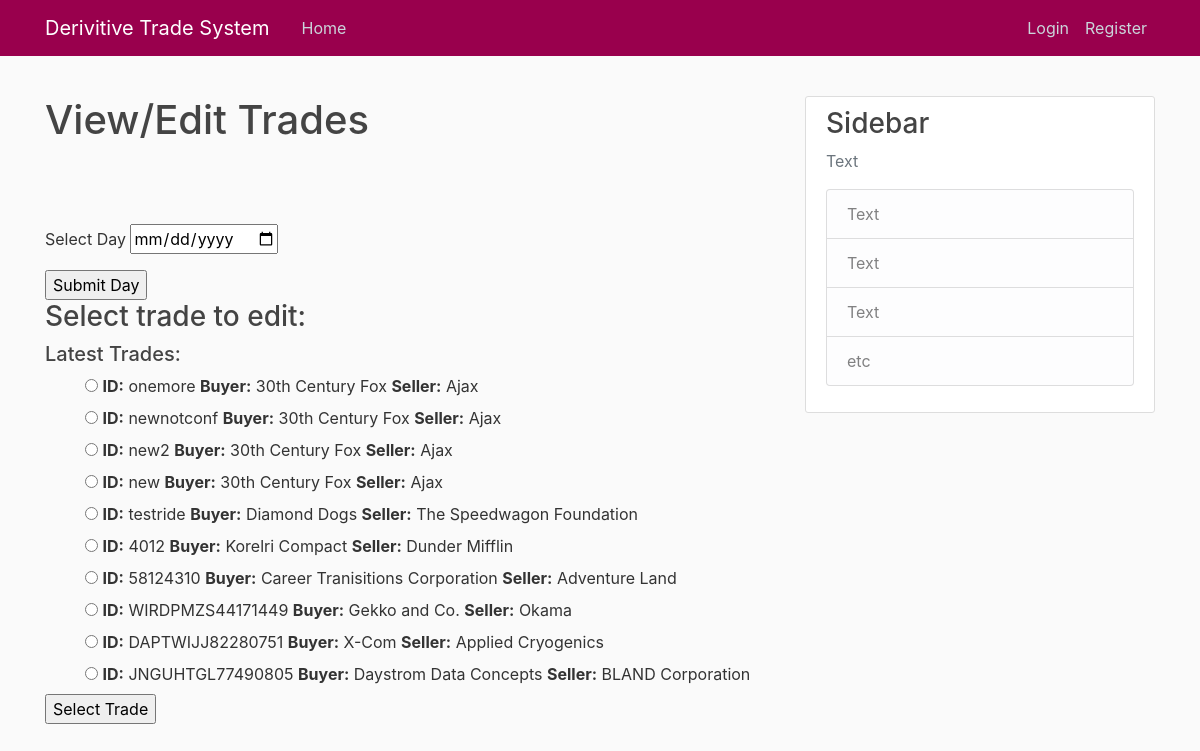
The app's page /viewtrades/ with its own data.
### system/models.py (models this page shows, shortened)
class DerivativeTrades(models.Model):
    date = models.DateTimeField('date of trade')
    trade_id = models.CharField(max_length=20, primary_key=True)
    product = models.CharField(max_length=50)
    buying_party = models.ForeignKey(CompanyCodes, on_delete=models.CASCADE, related_name = "buying")
    selling_party = models.ForeignKey(CompanyCodes, on_delete=models.CASCADE, related_name = "selling")
    notional_amount = models.DecimalField(max_digits=20, decimal_places=2)
    notional_currency = models.CharField(max_length=5)
    quantity = models.IntegerField()
    maturity_date = models.DateTimeField('maturity date')
    underlying_price = models.DecimalField(max_digits=20, decimal_places=2)
    underlying_currency = models.CharField(max_length=5)
    strike_price = models.DecimalField(max_digits=20, decimal_places=2)

class CompanyCodes(models.Model):
    company_name = models.CharField(max_length=100)
    company_trade_id = models.CharField(max_length=10, primary_key=True)
    def __str__(self):
        return self.company_name

### system/views.py (the view, shortened to what this page needs)
# urls.py: path('viewtrades/', views.viewTrades, name='viewTrades'),
def viewTrades(request):
    v = ViewTrader()
    print(request.POST.dict())
    selected_day = request.POST.get('selected_day', False)
    pg_number = request.POST.get('pg_number', False)
    tradeIDSelected = request.POST.get('choice', False)
    context = dict()
    if (selected_day and (request.POST.get('selected_day_submit', False) or (pg_number))):
        if not pg_number:
            pg_number = 1
        trades_by_date = v.getTradesByDateTen(selected_day, int(pg_number))
        number_of_trades = v.getPageNumberOption(v.getNumTradesByDate(selected_day))
        context['view_trades'] = trades_by_date
        context['num_trades'] = number_of_trades
        context['date'] = selected_day
        context['cur_pg'] = pg_number
    else:
        trades = DerivativeTrades.objects.order_by('-date')[:10]
        context['view_trades'] = trades
        context['num_trades'] = ''
        context['date'] = ''
    return render(request, 'system/viewtrades.html', context)

### system/templates/system/viewtrades.html (shortened to what this page needs)
{% extends "system/base.html" %}
{% block content %}
  <h1>View/Edit Trades</h1>
  <br>
  <form action="{% url 'system:viewTrades' %}" method="post">{% csrf_token %}
    <br>
    <br>
    <p>Select Day <input type="date"  name="selected_day" value="{{ date }}"></input></p>
    <input type="submit" name="selected_day_submit" value="Submit Day"></input>
    <br>
    <h3>Select trade to edit:</h3>
    {% if date %}
      <h5>Trades On: {{ date }} </h5>
    {% else %}
      <h5>Latest Trades:</h5>
    {% endif %}
      {% if view_trades %}
        <ul>
          {% for trade in view_trades %}
            <input type="radio" name="choice" value="{{ trade.trade_id }}">
            <label for="choice{{ forloop.counter }}">
              <b>ID:</b> {{trade.trade_id}}
              <b>Buyer:</b> {{ trade.buying_party }}
              <b>Seller:</b> {{trade.selling_party}}
            </label>
            <br>
          {% endfor %}
        </ul>
      {% endif %}
      <input type="submit" name="selected_trade_submit" value="Select Trade"></input>
  </form>
{% endblock content %}

### system/static/system/main.css (style rules this page uses)
body { background: #fafafa; color: #333333; margin-top: 6rem; }
h1, h2, h3, h4, h5, h6 { color: #444444; }
ul { margin: 0; }

### records on screen
DerivativeTrades: trade_id "onemore", buying_party "30th Century Fox", selling_party "Ajax"
DerivativeTrades: trade_id "newnotconf", buying_party "30th Century Fox", selling_party "Ajax"
DerivativeTrades: trade_id "new2", buying_party "30th Century Fox", selling_party "Ajax"
DerivativeTrades: trade_id "new", buying_party "30th Century Fox", selling_party "Ajax"
DerivativeTrades: trade_id "testride", buying_party "Diamond Dogs", selling_party "The Speedwagon Foundation"
DerivativeTrades: trade_id "4012", buying_party "Korelri Compact", selling_party "Dunder Mifflin"
DerivativeTrades: trade_id "58124310", buying_party "Career Tranisitions Corporation", selling_party "Adventure Land"
DerivativeTrades: trade_id "WIRDPMZS44171449", buying_party "Gekko and Co.", selling_party "Okama"
DerivativeTrades: trade_id "DAPTWIJJ82280751", buying_party "X-Com", selling_party "Applied Cryogenics"
DerivativeTrades: trade_id "JNGUHTGL77490805", buying_party "Daystrom Data Concepts", selling_party "BLAND Corporation"
